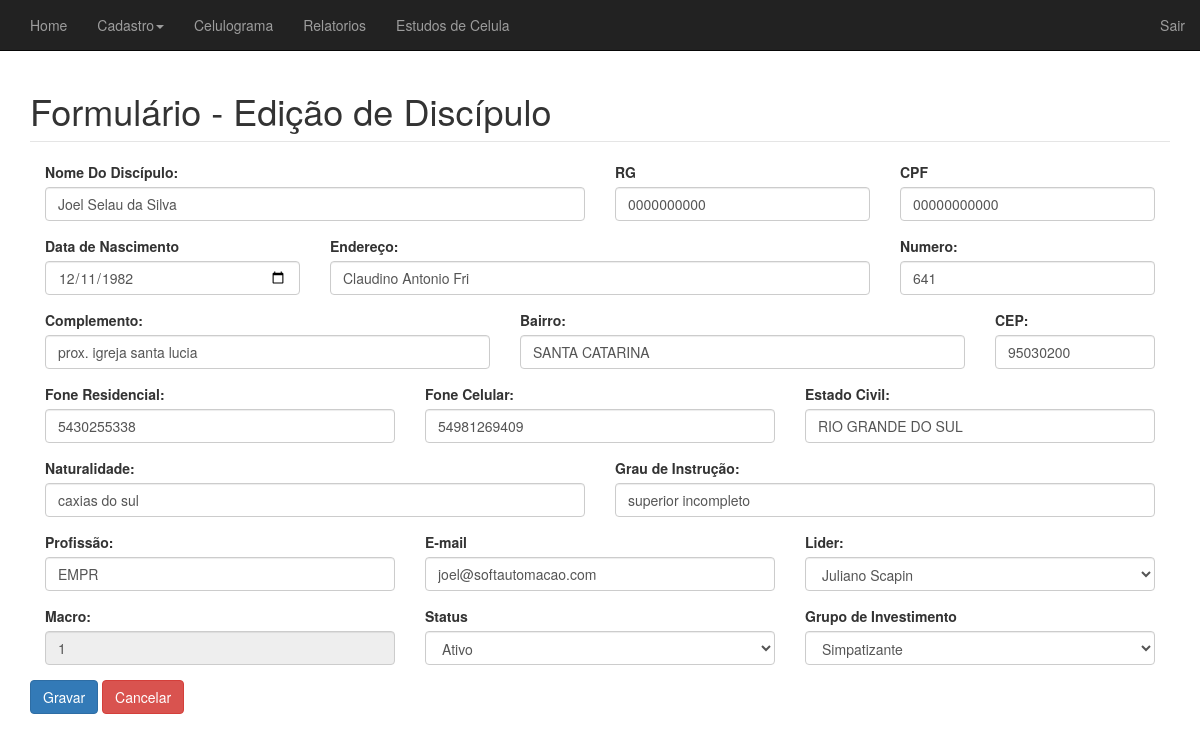
Screenshot of /_doze__old/editar_discipulo.php?id=1 (signed in) with the database file from the repository.
### tables this page shows
CREATE TABLE `cadmembro` (
  `nome` varchar(250) NOT NULL,
  `rg` varchar(50) NOT NULL,
  `cpf` varchar(50) NOT NULL,
  `data` date NOT NULL,
  `endereco` varchar(20) NOT NULL,
  `numero` int(11) NOT NULL,
  `complemento` varchar(250) NOT NULL,
  `bairro` varchar(100) NOT NULL,
  `cep` varchar(50) NOT NULL,
  `telefone` varchar(50) NOT NULL,
  `celular` varchar(20) NOT NULL,
  `estadocivil` varchar(20) NOT NULL,
  `naturalidade` varchar(100) NOT NULL,
  `grauinstrucao` varchar(100) NOT NULL,
  `profissao` varchar(100) NOT NULL,
  `email` varchar(100) NOT NULL,
  `idmacro` int(20) NOT NULL,
  `grupo` varchar(50) NOT NULL,
  `status` varchar(50) NOT NULL,
  `idmembro` int(11) NOT NULL,
  `lider` int(11) DEFAULT NULL
);

### _doze__old/editar_discipulo.php (the view, shortened to what this page needs)
<?php
$idmembro = (isset($_GET['id'])) ? $_GET['id'] : '';
if (!empty($idmembro) && is_numeric($idmembro)):
	$conexao = conexao::getInstance();
	$sql = 'SELECT nome,rg,cpf,data,endereco,numero,complemento,bairro,cep,telefone,celular,estadocivil,naturalidade,grauinstrucao,profissao,email,lider, idmacro,status,grupo,idmembro FROM cadmembro WHERE idmembro = :idmembro';
	$stm = $conexao->prepare($sql);
	$stm->bindValue(':idmembro', $idmembro);
	$stm->execute();
	$discipulo = $stm->fetch(PDO::FETCH_OBJ);
endif;
?>
<!DOCTYPE html>
<html>
<head>
	<link href="../css/bootstrap.css" rel="stylesheet">
   	<link href="../css/sistema.css" rel="stylesheet">
</head>
<body>
	<?php require_once('../templates/header.php') ?>
	<div class='container'>
		<fieldset>
			<legend><h1>Formulário - Edição de Discípulo</h1></legend>
			<?php if(empty($discipulo)):?>
				<h3 class="text-center text-danger">Discipulo não encontrado!</h3>
			<?php else: ?>
				<form action="action_discipulo.php" method="post" id='form-contato' enctype='multipart/form-data'>
				<div class="form-group col-md-6">
			      <label for="Nome Do Discípulo">Nome Do Discípulo:</label>
			      <input type="text" class="form-control" id="nome" name="nome" value="<?=$discipulo->nome?>">
			    </div>
			    <div class="form-group col-md-3">
					<label for="rg">RG</label>
				      <input type="text" class="form-control" id="rg" maxlength="14" name="rg" value="<?=$discipulo->rg?>" placeholder="Informe o RG">
				</div>
				<div class="form-group col-md-3">
			      <label for="cpf">CPF</label>
				      <input type="text" class="form-control" id="cpf" maxlength="14" name="cpf" value="<?=$discipulo->cpf?>" placeholder="Informe o CPF">
			    </div>
			    <div class="form-group col-md-3">
				      <label for="data_nascimento">Data de Nascimento</label>
				      <input type="date" class="form-control" id="data" maxlength="10" value="<?=$discipulo->data?>" name="data">
				</div>
				<div class="form-group col-md-6">
					<label for="Endereço">Endereço:</label>
				    <input type="Text" class="form-control" id="endereco" name="endereco" value="<?=$discipulo->endereco?>">
				</div>
				<div class="form-group col-md-3">
					<label for="Numero">Numero:</label>
				    <input type="number" class="form-control" id="numero" name ="numero" value="<?=$discipulo->numero?>">
				</div>
				<div class="form-group col-md-5">
					<label for="Complemento">Complemento:</label>
					<input type="Text" class="form-control" id="complemento" name ="complemento" value="<?=$discipulo->complemento?>">
				</div>
				<div class="form-group col-md-5">
					<label for="Bairro">Bairro:</label>
				    <input type="Text" class="form-control" id="bairro" name ="bairro" value="<?=$discipulo->bairro?>">
				</div>
				<div class="form-group col-md-2">
					<label for="CEP">CEP:</label>
				    <input type="Text" class="form-control" id="cep" name ="cep" value="<?=$discipulo->cep?>">
				</div>
				<div class="form-group col-md-4">
					<label for="Fone Residencial">Fone Residencial:</label>
				    <input type="Text" class="form-control" id="telefone" name ="telefone" value="<?=$discipulo->telefone?>">
				</div>
				<div class="form-group col-md-4">
					<label for="Fone Celular">Fone Celular:</label>
				    <input type="Text" class="form-control" id="celular" name ="celular" value="<?=$discipulo->celular?>">
				</div>
				<div class="form-group col-md-4">
				    <label for="Estado Civil">Estado Civil:</label>
				    <input type="Text" class="form-control" id="estadocivil" name ="estadocivil" value="<?=$discipulo->estadocivil?>">
				</div>
				<div class="form-group col-md-6">
				    <label for="Naturalidade">Naturalidade:</label>
				    <input type="Text" class="form-control" id="naturalidade" name ="naturalidade" value="<?=$discipulo->naturalidade?>">
				</div>
				<div class="form-group col-md-6">
				    <label for="Grau de Instrução">Grau de Instrução:</label>
				    <input type="Text" class="form-control" id="grauinstrucao" name ="grauinstrucao" value="<?=$discipulo->grauinstrucao?>">
				</div>
				<div class="form-group col-md-4">
				    <label for="Profissão">Profissão:</label>
				    <input type="Text" class="form-control" id="profissao" name ="profissao" value="<?=$discipulo->profissao?>">
				</div>
			    <div class="form-group col-md-4">
			      <label for="email">E-mail</label>
			      <input type="email" class="form-control" id="email" name="email" value="<?=$discipulo->email?>">
			    </div>
			    <div class="form-group col-md-4">
					<label for="codlider">Lider:</label>
					<select class="form-control" name="lider" id="lider"></select>
					<span class='msg-erro msg-email'></span>
				</div>
				<div class="form-group col-md-4">
					<label for="codlider">Macro:</label>
						<input type="Text" class="form-control" disabled="true" value="<?=$discipulo->idmacro?>">
				</div>
			    <div class="form-group col-md-4">
			      <label for="status">Status</label>
			      <select class="form-control" name="status" id="status">
					    <option value="<?=$discipulo->status?>"><?=$discipulo->status?></option>
					  </select>
			    </div>
			    <div class="form-group col-md-4">
			      <label for="status">Grupo de Investimento</label>
			      <select class="form-control" name="grupo" id="grupo">
				    <option value="simpatizante">Simpatizante</option>
				  </select>
			    </div>
				    <button type="submit" class="btn btn-primary" id='botao'>
				      Gravar
				    </button>
				    <a href='lista_membro.php' class="btn btn-danger">Cancelar</a>
				</form>
				<?php endif; ?>
		</fieldset>
	</div>
</body>
</html>

### rows the page displays
cadmembro: nome "Joel Selau da Silva", rg "0000000000", cpf "00000000000", data "12/11/1982", endereco "Claudino Antonio Fri", numero "641", complemento "prox. igreja santa lucia", bairro "SANTA CATARINA", cep "95030200", telefone "5430255338", celular "54981269409", estadocivil "RIO GRANDE DO SUL", naturalidade "caxias do sul", grauinstrucao "superior incompleto", profissao "EMPR", email "joel@softautomacao.com", idmacro "1", status "Ativo"
